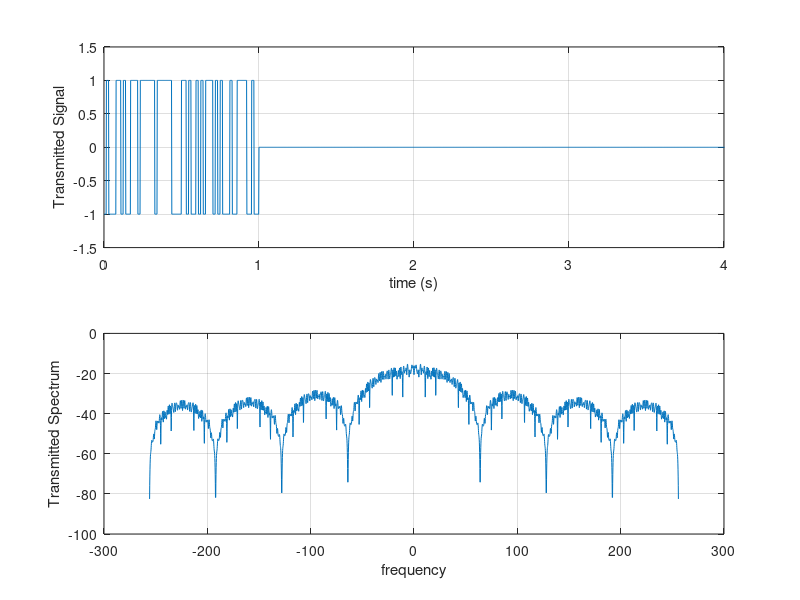
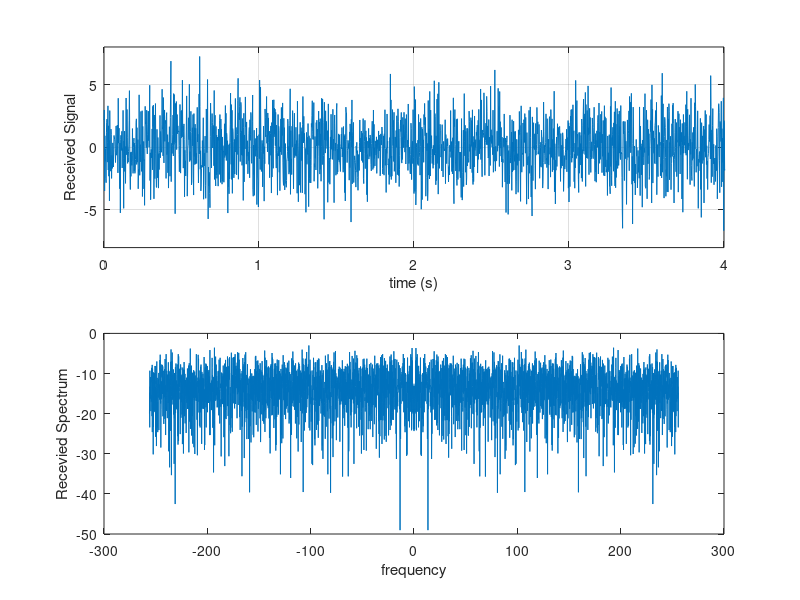

The MATLAB source for these figures, in order:
clear all;
%=========================================================================%
%                                                                         %
%                Generate Signal                                          %
%                                                                         %
%=========================================================================%
%                                                                         %
%=========================================================================%

fmax=256;
N=4096;
fs=2*fmax;                % Sampling Frequency
df=2*fmax/N               % Frequency spacing
dt=1./(df.*N)             % Time spacing
t=(1:N)*dt-dt;            % Time samples
Tmax=N*dt                 % Simulation time
f=(1:N)*df-df;            % Frequency samples
f2=f-N/2*df;

npreamble=64;                      % Length of Preamble
btzo=[1 0 1 1 1 0 0 1 0 1 1 0 0 0 1 0 0 0 0 0 0 1 0 0 0 0 0 0 1 1 1 1 0 0 1 0 1 1 0 1 0 1 0 0 0 1 0 1 0 1 1 1 0 1 1 0 0 0 0 1 1 0 1 1];
bt=(-1).^btzo;

%=========================================================================%
%  Generate Pulses                                                        %
%=========================================================================%
x1t=zeros(1,N);               % Make the signal the right length
Nspp=8;                      % Nspp=Number of samples per pulse
x1t(1:Nspp*npreamble)=kron(bt,ones(1,Nspp));   % That is each pulse is N identical samples

x1f=fftshift(fft(x1t)*dt);
figure(100)
subplot(2,1,1), plot(t, x1t)
xlabel('time (s)')
ylabel('Transmitted Signal')
axis([0 4 -1.5 1.5])
grid on
subplot(2,1,2), plot(f2, 20*log10(abs(x1f)))
xlabel('frequency')
ylabel('Transmitted Spectrum')
grid on

%=========================================================================%
%  Put the signal through the channel                                     %
%=========================================================================%
sigma=2;
noise=sigma*randn(1,N);
x2t=x1t+noise;
delay=round(100*rand);
x2t=circshift(x2t',delay)';
x2f=fftshift(fft(x2t)*dt);

figure(101)
subplot(2,1,1), plot(t,real(x2t))
axis([0 4 -8 8])
grid on
xlabel('time (s)')
ylabel('Received Signal')
subplot(2,1,2), plot(f2,20*log10(abs(x2f)))
xlabel('frequency')
ylabel('Recevied Spectrum')

